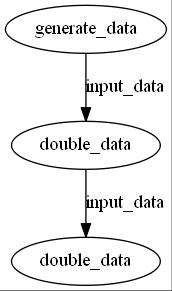

Recreate this plot in Python.
import pandas as pd
from prefect import task, Flow


# import graphviz
# print(graphviz.FORMATS)


@task()
def generate_data():
    return pd.DataFrame({"one": [1, 2, 3], "two": [4, 5, 6]})

@task()
def double_data(input_data):
    return input_data * 2


with Flow("test") as flow:
    initial_data = generate_data()
    two_x_data = double_data(initial_data)
    four_x_data = double_data(two_x_data)



flow.visualize(filename="test", format="tiff")
